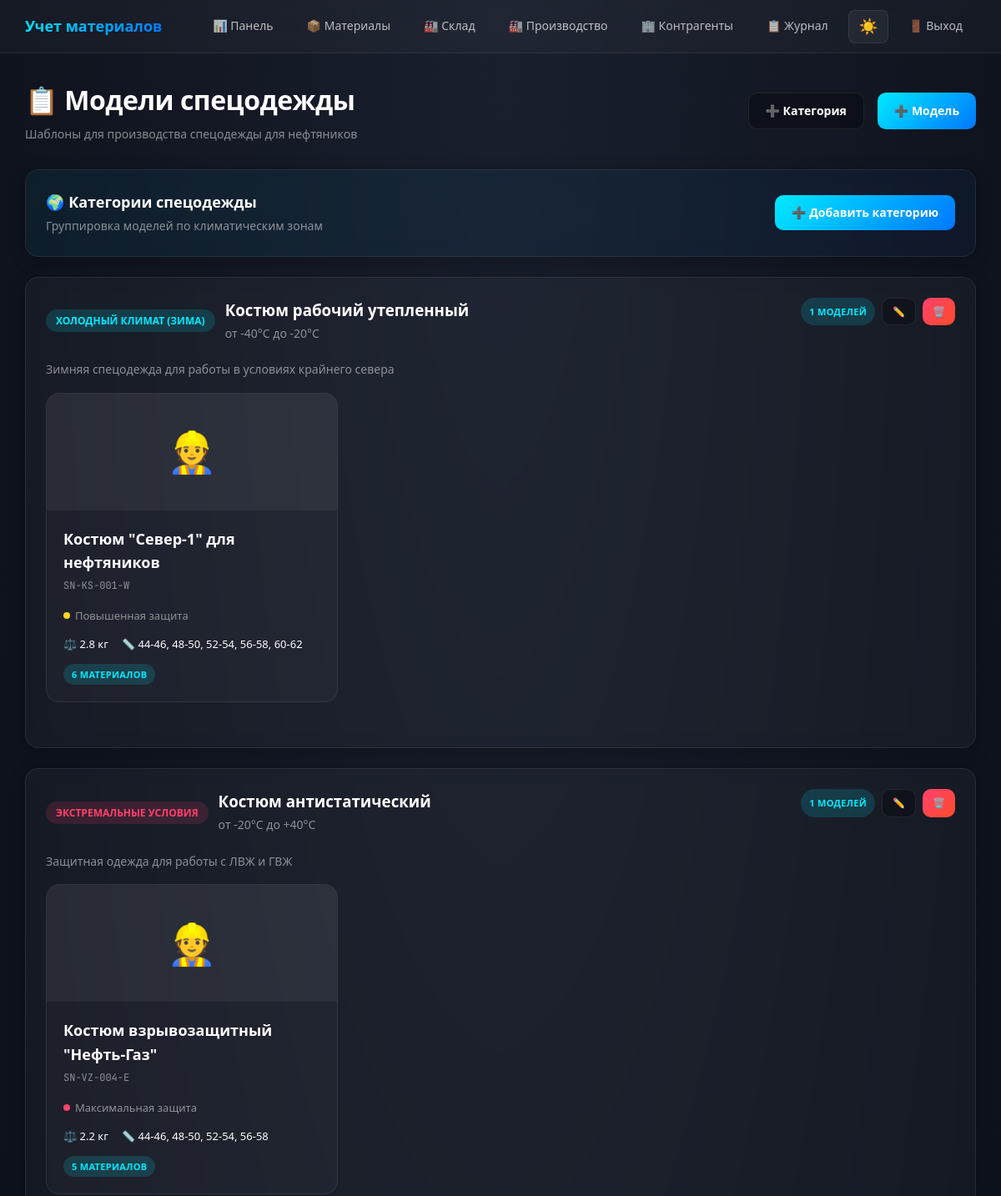
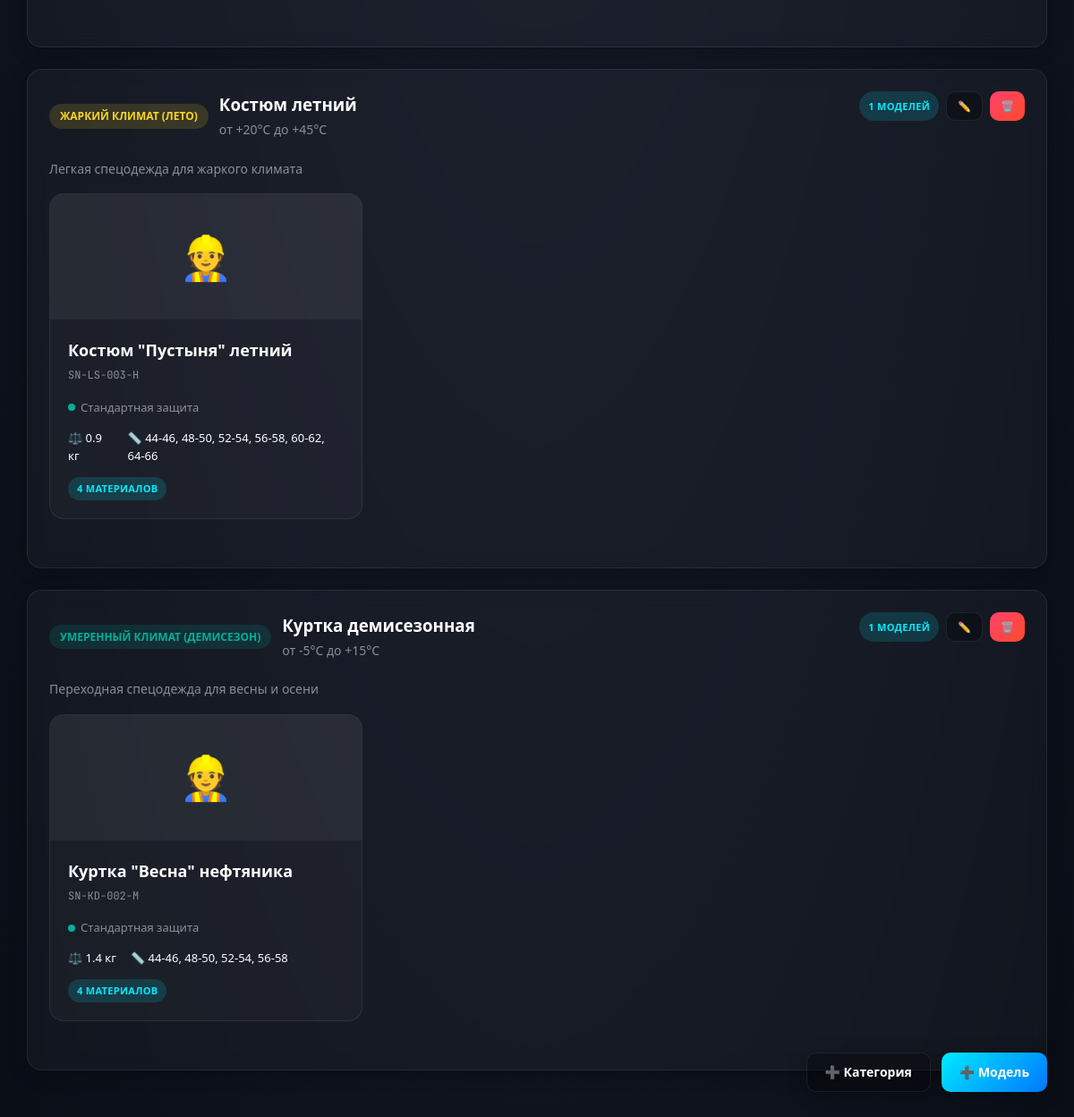
/production/templates/ (signed in), run on the app's committed database (2 pictures, top to bottom).
### production/models.py (models this page shows, shortened)
class ProductCategory(models.Model):
    CLIMATE_CHOICES = [
        ('cold', 'Холодный климат (зима)'),
        ('moderate', 'Умеренный климат (демисезон)'),
        ('hot', 'Жаркий климат (лето)'),
        ('extreme', 'Экстремальные условия'),
    ]
    name = models.CharField(max_length=100)
    climate_type = models.CharField(max_length=20, choices=CLIMATE_CHOICES)
    description = models.TextField(blank=True)
    temperature_range = models.CharField(max_length=50, help_text="Например: от -40°C до -20°C")
    class Meta:
        verbose_name = 'Категория спецодежды'
        verbose_name_plural = 'Категории спецодежды'
        ordering = ['climate_type', 'name']

class ProductTemplate(models.Model):
    PROTECTION_LEVELS = [
        ('basic', 'Базовая защита'),
        ('standard', 'Стандартная защита'),
        ('high', 'Повышенная защита'),
        ('max', 'Максимальная защита'),
    ]
    name = models.CharField(max_length=255, help_text="Например: Костюм нефтяника зимний")
    article = models.CharField(max_length=100, unique=True)
    category = models.ForeignKey(ProductCategory, on_delete=models.CASCADE, related_name='templates')
    protection_level = models.CharField(max_length=20, choices=PROTECTION_LEVELS, default='standard')
    description = models.TextField(blank=True)
    weight_kg = models.FloatField(validators=[MinValueValidator(0)], help_text="Вес комплекта в кг")
    sizes_available = models.CharField(max_length=255, default="44-46, 48-50, 52-54, 56-58, 60-62")
    colors_available = models.CharField(max_length=255, default="Темно-синий, Оранжевый, Красный")
    image = models.ImageField(upload_to='products/templates/', blank=True, null=True)
    technical_drawing = models.ImageField(upload_to='products/drawings/', blank=True, null=True)
    created_at = models.DateTimeField(auto_now_add=True)
    is_active = models.BooleanField(default=True)
    class Meta:
        ordering = ['category', 'name']
        verbose_name = 'Шаблон изделия'
        verbose_name_plural = 'Шаблоны изделий'

### production/views.py (the view)
# urls.py: path('templates/', views.template_list, name='template_list'),
@login_required
def template_list(request):
    templates = ProductTemplate.objects.select_related('category').filter(is_active=True)
    categories = ProductCategory.objects.prefetch_related('templates').all()
    return render(request, 'production/template_list.html', {
        'categories': categories,
        'templates_count': templates.count(),
    })

### production/templates/production/template_list.html (shortened to what this page needs)
{% extends "production/base_production.html" %}
{% block content %}
<div class="page-header">
    <div>
        <h1 class="page-title">📋 Модели спецодежды</h1>
        <p class="page-subtitle">Шаблоны для производства спецодежды для нефтяников</p>
    </div>
    <div class="flex gap-2">
        <a href="{% url 'category_create' %}" class="btn btn-secondary">➕ Категория</a>
        <a href="{% url 'template_create' %}" class="btn btn-primary">➕ Модель</a>
    </div>
</div>
<div class="card" style="margin-bottom: 24px; background: linear-gradient(135deg, rgba(0,234,255,0.05) 0%, rgba(0,119,255,0.05) 100%);">
    <div style="display: flex; justify-content: space-between; align-items: center;">
        <div>
            <h3 style="margin: 0; font-size: 18px;">🌍 Категории спецодежды</h3>
            <p style="margin: 4px 0 0 0; color: var(--text-muted); font-size: 14px;">
                Группировка моделей по климатическим зонам
            </p>
        </div>
        <a href="{% url 'category_create' %}" class="btn btn-primary">
            ➕ Добавить категорию
        </a>
    </div>
</div>
{% for category in categories %}
<div class="card" style="margin-bottom: 24px;">
    <div style="display: flex; justify-content: space-between; align-items: flex-start; margin-bottom: 20px;">
        <div style="display: flex; align-items: center; gap: 12px;">
            <span class="climate-badge climate-{{ category.climate_type }}">
                {{ category.get_climate_type_display }}
            </span>
            <div>
                <h3 style="margin: 0;">{{ category.name }}</h3>
                <span style="color: var(--text-muted); font-size: 14px;">
                    {{ category.temperature_range }}
                </span>
            </div>
        </div>
        <div style="display: flex; gap: 8px;">
            <span class="badge badge-primary">
                {{ category.templates.count }} моделей
            </span>
            <a href="{% url 'category_edit' category.id %}" class="btn btn-secondary btn-sm" title="Редактировать">
                ✏️
            </a>
            <a href="{% url 'category_delete' category.id %}" class="btn btn-danger btn-sm" title="Удалить">
                🗑️
            </a>
        </div>
    </div>
    {% if category.description %}
    <p style="color: var(--text-muted); margin-bottom: 16px; font-size: 14px;">
        {{ category.description }}
    </p>
    {% endif %}
    {% if category.templates.exists %}
    <div class="materials-grid">
        {% for template in category.templates.all %}
        <a href="{% url 'template_detail' template.id %}" class="material-card">
            <div class="material-image-placeholder" style="height: 140px;">
                {% if template.image %}
                <img src="{{ template.image.url }}" alt="{{ template.name }}" style="max-height: 100%; object-fit: cover;">
                {% else %}
                👷
                {% endif %}
            </div>
            <div class="material-body">
                <div class="material-header">
                    <div>
                        <div class="material-title">{{ template.name }}</div>
                        <div class="material-article">{{ template.article }}</div>
                    </div>
                </div>
                <div style="margin: 12px 0;">
                    <span class="protection-level protection-{{ template.protection_level }}">
                        {{ template.get_protection_level_display }}
                    </span>
                </div>
                <div style="display: flex; gap: 16px; font-size: 13px; color: var(--text-muted);">
                    <span>⚖️ {{ template.weight_kg }} кг</span>
                    <span>📏 {{ template.sizes_available }}</span>
                </div>
                <div style="margin-top: 12px;">
                    <span class="badge badge-primary">
                        {{ template.material_requirements.count }} материалов
                    </span>
                </div>
            </div>
        </a>
        {% endfor %}
    </div>
    {% endif %}
</div>
{% endfor %}
<div style="position: fixed; bottom: 30px; right: 30px; display: flex; gap: 12px;">
    <a href="{% url 'category_create' %}" class="btn btn-secondary" style="box-shadow: 0 4px 20px rgba(0,0,0,0.3);">
        ➕ Категория
    </a>
    <a href="{% url 'template_create' %}" class="btn btn-primary" style="box-shadow: 0 4px 20px rgba(0,0,0,0.3);">
        ➕ Модель
    </a>
</div>
{% endblock %}

### static/css/style.css (style rules this page uses)
:root { --primary: #00eaff; --primary-dark: #0077ff; --danger: #ff416c; --warning: #f9d423; --success: #00b09b; --info: #00eaff; --bg-body: #0a0e17; --bg-card: rgba(255, 255, 255, 0.03); --bg-input: rgba(0, 0, 0, 0.3); --bg-hover: rgba(255, 255, 255, 0.05); --border: rgba(255, 255, 255, 0.08); --border-focus: rgba(0, 234, 255, 0.4); --text-primary: #ffffff; --text-secondary: rgba(255, 255, 255, 0.7); --text-muted: rgba(255, 255, 255, 0.5); --shadow: 0 4px 20px rgba(0, 0, 0, 0.3); --shadow-glow: 0 0 20px rgba(0, 234, 255, 0.3); --gradient-body: radial-gradient(ellipse at top, #1a1f2e 0%, #0a0e17 100%); --gradient-primary: linear-gradient(135deg, #00eaff 0%, #0077ff 100%); --gradient-danger: linear-gradient(135deg, #ff416c 0%, #ff4b2b 100%); }
* { margin: 0; padding: 0; box-sizing: border-box; }
html { font-size: 16px; scroll-behavior: smooth; }
body { font-family: 'Segoe UI', system-ui, -apple-system, BlinkMacSystemFont, sans-serif; background: var(--gradient-body); background-attachment: fixed; color: var(--text-primary); min-height: 100vh; line-height: 1.6; transition: background 0.3s ease, color 0.3s ease; }
body, div, span, p, h1, h2, h3, h4, h5, h6, label, input, textarea, select, button, a, li, td, th, strong, em, small { color: var(--text-primary); }
.page-header { display: flex; justify-content: space-between; align-items: center; margin-bottom: 30px; flex-wrap: wrap; gap: 16px; }
.page-title { font-size: 32px; font-weight: 700; letter-spacing: -0.5px; color: var(--text-primary); }
.page-subtitle { color: var(--text-muted); margin-top: 5px; font-size: 14px; }
.card { background: var(--bg-card); border: 1px solid var(--border); border-radius: 16px; padding: 24px; backdrop-filter: blur(10px); -webkit-backdrop-filter: blur(10px); transition: all 0.3s ease; box-shadow: var(--shadow); }
.materials-grid { display: grid; grid-template-columns: repeat(auto-fill, minmax(300px, 1fr)); gap: 20px; margin-bottom: 30px; }
.material-card { background: var(--bg-card); border: 1px solid var(--border); border-radius: 16px; overflow: hidden; transition: all 0.3s ease; text-decoration: none; display: block; }
.material-image-placeholder { width: 100%; height: 160px; display: flex; align-items: center; justify-content: center; font-size: 48px; background: var(--bg-hover); }
.material-body { padding: 20px; }
.material-header { display: flex; justify-content: space-between; align-items: flex-start; margin-bottom: 12px; }
.material-title { font-size: 18px; font-weight: 600; margin-bottom: 4px; color: var(--text-primary); }
.material-article { font-size: 12px; color: var(--text-muted); font-family: 'JetBrains Mono', monospace; }
.badge { display: inline-flex; align-items: center; padding: 4px 10px; border-radius: 20px; font-size: 11px; font-weight: 600; text-transform: uppercase; letter-spacing: 0.3px; }
.badge-primary { background: rgba(0, 234, 255, 0.15); color: var(--primary); }
.btn { display: inline-flex; align-items: center; justify-content: center; gap: 8px; padding: 10px 20px; border-radius: 10px; font-size: 14px; font-weight: 600; border: none; cursor: pointer; transition: all 0.3s ease; text-decoration: none; white-space: nowrap; }
.btn-primary { background: var(--gradient-primary); color: white; }
.btn-danger { background: var(--gradient-danger); color: white; }
.btn-secondary { background: var(--bg-input); color: var(--text-primary); border: 1px solid var(--border); }
.btn-sm { padding: 6px 12px; font-size: 12px; }
.flex { display: flex; }
.gap-2 { gap: 16px; }

### production/templates/production/base_production.html (style rules this page uses)
.climate-badge { display: inline-flex; align-items: center; padding: 4px 12px; border-radius: 20px; font-size: 12px; font-weight: 600; text-transform: uppercase; }
.climate-cold { background: rgba(0, 234, 255, 0.15); color: #00eaff; }
.climate-moderate { background: rgba(0, 176, 155, 0.15); color: #00b09b; }
.climate-hot { background: rgba(249, 212, 35, 0.15); color: #f9d423; }
.climate-extreme { background: rgba(255, 65, 108, 0.15); color: #ff416c; }
.protection-level { display: inline-flex; align-items: center; gap: 6px; font-size: 13px; color: var(--text-muted); }
.protection-level::before { content: ''; width: 8px; height: 8px; border-radius: 50%; }
.protection-standard::before { background: var(--success); }
.protection-high::before { background: var(--warning); }
.protection-max::before { background: var(--danger); }

### data on the page
ProductCategory: climate_type "ХОЛОДНЫЙ КЛИМАТ (ЗИМА)", name "Костюм рабочий утепленный", temperature_range "от -40°C до -20°C", templates.count "1", description "Зимняя спецодежда для работы в условиях крайнего севера"
ProductTemplate: name "Костюм \"Север-1\" для нефтяников", article "SN-KS-001-W", protection_level "Повышенная защита", weight_kg "2.8", sizes_available "44-46, 48-50, 52-54, 56-58, 60-62", material_requirements.count "6"
ProductCategory: climate_type "ЭКСТРЕМАЛЬНЫЕ УСЛОВИЯ", name "Костюм антистатический", temperature_range "от -20°C до +40°C", templates.count "1", description "Защитная одежда для работы с ЛВЖ и ГВЖ"
ProductTemplate: name "Костюм взрывозащитный \"Нефть-Газ\"", article "SN-VZ-004-E", protection_level "Максимальная защита", weight_kg "2.2", sizes_available "44-46, 48-50, 52-54, 56-58", material_requirements.count "5"
ProductCategory: climate_type "ЖАРКИЙ КЛИМАТ (ЛЕТО)", name "Костюм летний", temperature_range "от +20°C до +45°C", templates.count "1", description "Легкая спецодежда для жаркого климата"
ProductTemplate: name "Костюм \"Пустыня\" летний", article "SN-LS-003-H", protection_level "Стандартная защита", weight_kg "0.9", sizes_available "44-46, 48-50, 52-54, 56-58, 60-62, 64-66", material_requirements.count "4"
ProductCategory: climate_type "УМЕРЕННЫЙ КЛИМАТ (ДЕМИСЕЗОН)", name "Куртка демисезонная", temperature_range "от -5°C до +15°C", templates.count "1", description "Переходная спецодежда для весны и осени"
ProductTemplate: name "Куртка \"Весна\" нефтяника", article "SN-KD-002-M", protection_level "Стандартная защита", weight_kg "1.4", sizes_available "44-46, 48-50, 52-54, 56-58", material_requirements.count "4"
